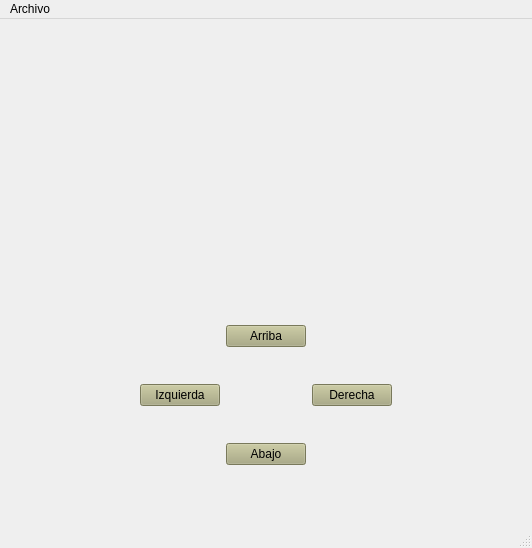
<?xml version="1.0" encoding="UTF-8"?>
<ui version="4.0">
 <class>Juego</class>
 <widget class="QMainWindow" name="Juego">
  <property name="geometry">
   <rect>
    <x>0</x>
    <y>0</y>
    <width>532</width>
    <height>548</height>
   </rect>
  </property>
  <property name="windowTitle">
   <string>Juego</string>
  </property>
  <property name="styleSheet">
   <string notr="true"/>
  </property>
  <widget class="QWidget" name="centralwidget">
   <layout class="QVBoxLayout" name="verticalLayout">
    <item>
     <widget class="QLabel" name="marco">
      <property name="text">
       <string/>
      </property>
     </widget>
    </item>
    <item>
     <widget class="QWidget" name="widget" native="true">
      <property name="maximumSize">
       <size>
        <width>16777215</width>
        <height>16777215</height>
       </size>
      </property>
      <layout class="QHBoxLayout" name="horizontalLayout">
       <item>
        <spacer name="horizontalSpacer">
         <property name="orientation">
          <enum>Qt::Horizontal</enum>
         </property>
         <property name="sizeHint" stdset="0">
          <size>
           <width>97</width>
           <height>20</height>
          </size>
         </property>
        </spacer>
       </item>
       <item>
        <widget class="QWidget" name="widget_2" native="true">
         <layout class="QGridLayout" name="gridLayout">
          <item row="0" column="1">
           <widget class="QPushButton" name="btnArriba">
            <property name="styleSheet">
             <string notr="true">background-color: rgb(170, 170, 127);</string>
            </property>
            <property name="text">
             <string>Arriba</string>
            </property>
           </widget>
          </item>
          <item row="1" column="0">
           <widget class="QPushButton" name="btnIzqueirda">
            <property name="styleSheet">
             <string notr="true">background-color: rgb(170, 170, 127);</string>
            </property>
            <property name="text">
             <string>Izquierda</string>
            </property>
           </widget>
          </item>
          <item row="1" column="2">
           <widget class="QPushButton" name="btnDerecha">
            <property name="styleSheet">
             <string notr="true">background-color: rgb(170, 170, 127);</string>
            </property>
            <property name="text">
             <string>Derecha</string>
            </property>
           </widget>
          </item>
          <item row="2" column="1">
           <widget class="QPushButton" name="btnAbajo">
            <property name="styleSheet">
             <string notr="true">background-color: rgb(170, 170, 127);</string>
            </property>
            <property name="text">
             <string>Abajo</string>
            </property>
           </widget>
          </item>
         </layout>
        </widget>
       </item>
       <item>
        <spacer name="horizontalSpacer_2">
         <property name="orientation">
          <enum>Qt::Horizontal</enum>
         </property>
         <property name="sizeHint" stdset="0">
          <size>
           <width>97</width>
           <height>20</height>
          </size>
         </property>
        </spacer>
       </item>
      </layout>
     </widget>
    </item>
   </layout>
  </widget>
  <widget class="QMenuBar" name="menubar">
   <property name="geometry">
    <rect>
     <x>0</x>
     <y>0</y>
     <width>532</width>
     <height>22</height>
    </rect>
   </property>
   <widget class="QMenu" name="menuArchivo">
    <property name="title">
     <string>Archivo</string>
    </property>
    <addaction name="actionConfigraci0n"/>
    <addaction name="separator"/>
    <addaction name="actionSalir"/>
   </widget>
   <addaction name="menuArchivo"/>
  </widget>
  <widget class="QStatusBar" name="statusbar"/>
  <action name="actionConfigraci0n">
   <property name="text">
    <string>Configración</string>
   </property>
  </action>
  <action name="actionSalir">
   <property name="text">
    <string>Salir</string>
   </property>
  </action>
 </widget>
 <resources/>
 <connections/>
</ui>
